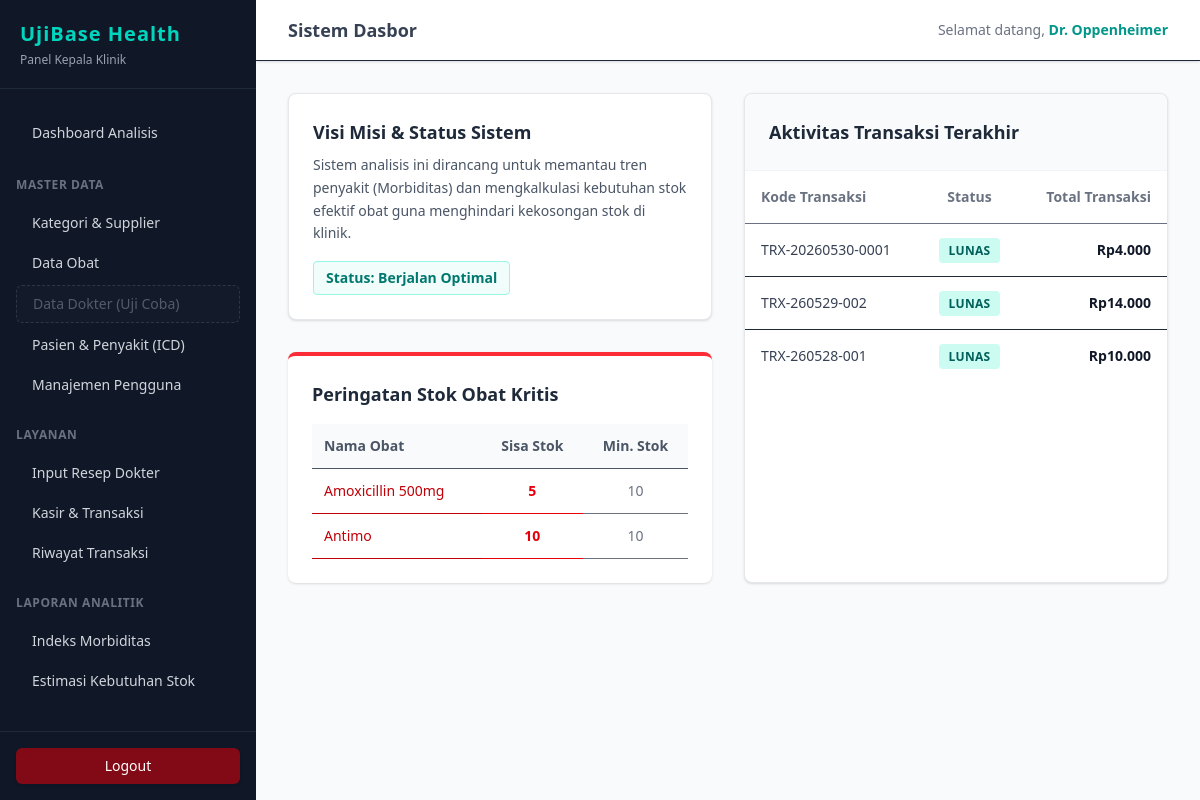
The page /admin/dashboard (signed in) on the database its author committed.
### tables this page shows
CREATE TABLE `obat` (
  `id` int NOT NULL,
  `kategori_id` int NOT NULL,
  `supplier_id` int NOT NULL,
  `kode_obat` varchar(50) NOT NULL,
  `nama_obat` varchar(100) NOT NULL,
  `satuan` varchar(30) NOT NULL,
  `stok` int NOT NULL DEFAULT '0',
  `stok_minimum` int NOT NULL DEFAULT '10',
  `harga_beli` decimal(10,2) NOT NULL,
  `harga_jual` decimal(10,2) NOT NULL,
  `expired_date` date NOT NULL
);

CREATE TABLE `transaksi` (
  `id` int NOT NULL,
  `kode_transaksi` varchar(50) NOT NULL,
  `resep_id` int DEFAULT NULL,
  `user_id` int NOT NULL,
  `total_harga` decimal(12,2) NOT NULL DEFAULT '0.00',
  `tanggal_transaksi` datetime DEFAULT CURRENT_TIMESTAMP,
  `status_pembayaran` enum('Belum Lunas','Lunas') DEFAULT 'Lunas'
);

### app/controllers/DashboardController.php (called while the page is built)
<?php
function indexDashboard($pdo, $basePath) {
    try {
        $stmtStok = $pdo->query("SELECT nama_obat as nama, stok as sisa, stok_minimum as min FROM obat WHERE stok <= stok_minimum ORDER BY stok ASC");
        $stokKritis = $stmtStok->fetchAll();
    } catch (PDOException $e) {
        $stokKritis = [];
    }
    try {
        $stmtTrx = $pdo->query("SELECT kode_transaksi as kode, status_pembayaran as status, total_harga as total FROM transaksi ORDER BY tanggal_transaksi DESC LIMIT 5");
        $transaksiTerbaru = $stmtTrx->fetchAll();
    } catch (PDOException $e) {
        $transaksiTerbaru = [];
    }
    require 'views/admin/dashboard.php';
}
?>

### index.php (called while the page is built, shortened)
<?php
require_once 'routes/web.php';
?>

### views/admin/dashboard.php (the view)
 <?php require 'views/partials/header.php'; ?>
<div class="grid grid-cols-1 lg:grid-cols-2 gap-8 items-start">
    <div class="space-y-8">
        <div class="bg-white p-6 rounded-lg shadow-sm border border-gray-200">
            <h3 class="text-lg font-bold text-gray-800 mb-2">Visi Misi & Status Sistem</h3>
            <p class="text-gray-600 text-sm leading-relaxed mb-4">
                Sistem analisis ini dirancang untuk memantau tren penyakit (Morbiditas) dan mengkalkulasi kebutuhan stok efektif obat guna menghindari kekosongan stok di klinik.
            </p>
            <div class="inline-block bg-teal-50 text-teal-700 px-3 py-1.5 rounded border border-teal-200 text-sm font-semibold">
                Status: Berjalan Optimal
            </div>
        </div>
        <div class="bg-white p-6 rounded-lg shadow-sm border-t-4 border-red-500">
            <h3 class="text-lg font-bold text-gray-800 mb-4">Peringatan Stok Obat Kritis</h3>
            <?php if (!empty($stokKritis)): ?>
                <div class="overflow-x-auto">
                    <table class="w-full text-left text-sm border-collapse">
                        <thead>
                            <tr class="bg-gray-50 text-gray-600">
                                <th class="p-3 border-b">Nama Obat</th>
                                <th class="p-3 border-b text-center">Sisa Stok</th>
                                <th class="p-3 border-b text-center">Min. Stok</th>
                            </tr>
                        </thead>
                        <tbody>
                            <?php foreach($stokKritis as $obat): ?>
                            <tr class="hover:bg-red-50 transition">
                                <td class="p-3 border-b text-red-700 font-medium"><?= htmlspecialchars($obat['nama']) ?></td>
                                <td class="p-3 border-b text-center text-red-600 font-bold"><?= $obat['sisa'] ?></td>
                                <td class="p-3 border-b text-center text-gray-500"><?= $obat['min'] ?></td>
                            </tr>
                            <?php endforeach; ?>
                        </tbody>
                    </table>
                </div>
            <?php else: ?>
                <div class="text-gray-500 text-sm italic py-4 text-center bg-gray-50 rounded border border-dashed border-gray-300">
                    Stok obat dalam kondisi aman. Tidak ada peringatan.
                </div>
            <?php endif; ?>
        </div>
    </div>
    <div class="bg-white rounded-lg shadow-sm border border-gray-200 flex flex-col h-full">
        <div class="p-6 border-b border-gray-100 bg-gray-50 rounded-t-lg">
            <h3 class="text-lg font-bold text-gray-800">Aktivitas Transaksi Terakhir</h3>
        </div>
        <div class="p-0 overflow-x-auto flex-1">
            <table class="w-full text-left border-collapse text-sm">
                <thead>
                    <tr class="text-gray-500 bg-white border-b">
                        <th class="p-4 font-semibold">Kode Transaksi</th>
                        <th class="p-4 font-semibold text-center">Status</th>
                        <th class="p-4 font-semibold text-right">Total Transaksi</th>
                    </tr>
                </thead>
                <tbody>
                    <?php if (!empty($transaksiTerbaru)): ?>
                        <?php foreach($transaksiTerbaru as $trx): ?>
                        <tr class="hover:bg-gray-50 transition border-b last:border-b-0">
                            <td class="p-4 font-medium text-gray-700"><?= htmlspecialchars($trx['kode']) ?></td>
                            <td class="p-4 text-center">
                                <span class="bg-teal-100 text-teal-800 px-2.5 py-1 rounded-sm text-xs font-bold uppercase tracking-wide">
                                    <?= htmlspecialchars($trx['status']) ?>
                                </span>
                            </td>
                            <td class="p-4 text-right text-gray-900 font-bold">
                                Rp<?= number_format($trx['total'], 0, ',', '.') ?>
                            </td>
                        </tr>
                        <?php endforeach; ?>
                    <?php else: ?>
                        <tr>
                            <td colspan="3" class="p-6 text-center text-gray-400 italic">Belum ada transaksi tercatat.</td>
                        </tr>
                    <?php endif; ?>
                </tbody>
            </table>
        </div>
    </div>
</div>
<?php require 'views/partials/footer.php'; ?>

### rows shown on the page
obat: nama_obat "Amoxicillin 500mg", stok "5", stok_minimum "10"
obat: nama_obat "Antimo", stok "10", stok_minimum "10"
transaksi: kode_transaksi "TRX-20260530-0001", status_pembayaran "LUNAS", total_harga "4.000"
transaksi: kode_transaksi "TRX-260529-002", status_pembayaran "LUNAS", total_harga "14.000"
transaksi: kode_transaksi "TRX-260528-001", status_pembayaran "LUNAS", total_harga "10.000"

### other values the page prints
$_SESSION['role'] "Kepala Klinik"
$_SESSION['nama_lengkap'] "Dr. Oppenheimer"
